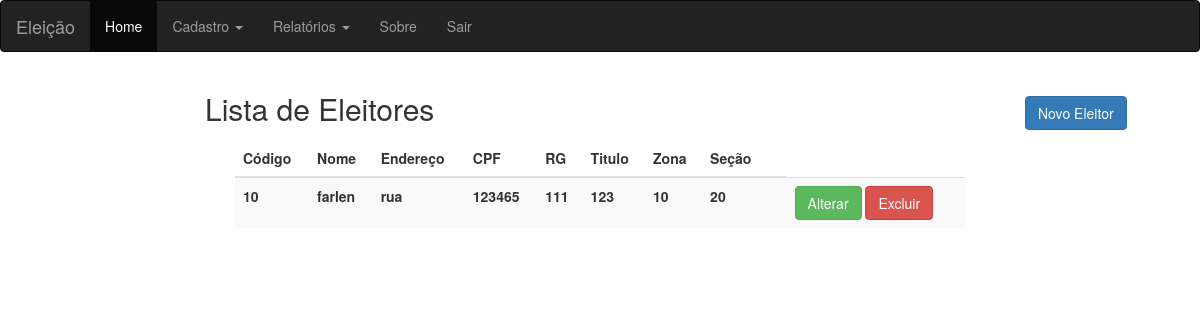
Page /Eleicao/eleitores/index.php on the committed database.
### tables this page shows
CREATE TABLE `eleitor` (
  `Codigo` int(10) unsigned NOT NULL AUTO_INCREMENT,
  `Nome` varchar(45) DEFAULT NULL,
  `Endereco` varchar(45) DEFAULT NULL,
  `CPF` char(14) DEFAULT NULL,
  `RG` char(15) DEFAULT NULL,
  `Titulo` char(15) DEFAULT NULL,
  `Zona` int(11) DEFAULT NULL,
  `Secao` int(11) DEFAULT NULL,
  PRIMARY KEY (`Codigo`)
);

### Eleicao/eleitores/Eleitores.php (called while the page is built, shortened)
<?php
class Eleitores
{
    public function ListarTodos()
    {
        $pdo = new pdo(server,usuario,senha,array(PDO::MYSQL_ATTR_INIT_COMMAND => "SET NAMES 'utf8'"));
        $smtp = $pdo->prepare("select * from eleitor");
        $smtp->execute();
        if($smtp->rowCount()>0)
        {
            return $result = $smtp->fetchAll(PDO::FETCH_CLASS);
        }
    }
}

### Eleicao/eleitores/index.php (the view, shortened to what this page needs)
<?php
require_once "Eleitores.php";
$eleitor = new Eleitores();
$lista = $eleitor->ListarTodos();
?>
<!DOCTYPE html>
<html lang="pt-br">
<head>
    <link rel="stylesheet" href="https://maxcdn.bootstrapcdn.com/bootstrap/3.3.7/css/bootstrap.min.css">
</head>
<body>
<nav class="navbar navbar-inverse">
    <div class="container-fluid">
        <div class="navbar-header">
            <a class="navbar-brand" href="#">Eleição</a>
        </div>
        <ul class="nav navbar-nav">
            <li class="active"><a href="#">Home</a></li>
            <li class="dropdown">
                <a class="dropdown-toggle" data-toggle="dropdown" href="#">Cadastro
                    <span class="caret"></span>
                </a>
            </li>
            <li class="dropdown">
                <a class="dropdown-toggle" data-toggle="dropdown" href="#">Relatórios
                    <span class="caret"></span>
                </a>
            </li>
            <li><a href="../Sobre.html">Sobre</a></li>
            <li><a href="../">Sair</a></li>
        </ul>
    </div>
</nav>
<header>
<div class="row">
    <div class="col-md-2"></div>
    <div class="col-md-8">
        <h2>Lista de Eleitores</h2>
    </div>
    <div class="col-md-2 h2">
        <a href="cadastrar.php" class="btn btn-primary">Novo Eleitor</a>
    </div>
</div>
</header>
<div class="container">
    <div class="col-md-2"></div>
    <div class="col-md-8">
        <table class="table table-striped">
            <thead>
                <tr>
                    <th>Código</th>
                    <th>Nome</th>
                    <th>Endereço</th>
                    <th>CPF</th>
                    <th>RG</th>
                    <th>Titulo</th>
                    <th>Zona</th>
                    <th>Seção</th>
                    <th></th>
                </tr>
            </thead>
            <tbody>
                <?php if($lista) : ?>
                <?php foreach ($lista as $eleitor) :?>
                <tr>
                    <th><?php echo $eleitor->Codigo;?></th>
                    <th><?php echo $eleitor->Nome;?></th>
                    <th><?php echo $eleitor->Endereco;?></th>
                    <th><?php echo $eleitor->CPF;?></th>
                    <th><?php echo $eleitor->RG;?></th>
                    <th><?php echo $eleitor->Titulo;?></th>
                    <th><?php echo $eleitor->Zona;?></th>
                    <th><?php echo $eleitor->Secao;?></th>
                    <th></th>
                    <td>
                    	<a href="alterar.php?codigo=<?php echo $eleitor->Codigo; ?>" class="btn btn-success">Alterar</a>
                    	<a href="index.php?codigo=<?php echo $eleitor->Codigo; ?>" class="btn btn-danger">Excluir</a>
                    </td>
                </tr>
            <?php endforeach; ?>
            <?php else : ?>
            <tr>
                <td colspan="5">Nenhum registro encontrado</td>
            </tr>
            <?php endif ?>
            </tbody>
        </table>
    </div>
    <div class="col-md-2"></div>
</div>
</body>
</html>

### rows in the picture
eleitor: Codigo "10", Nome "farlen", Endereco "rua", CPF "123465", RG "111", Titulo "123", Zona "10", Secao "20"
